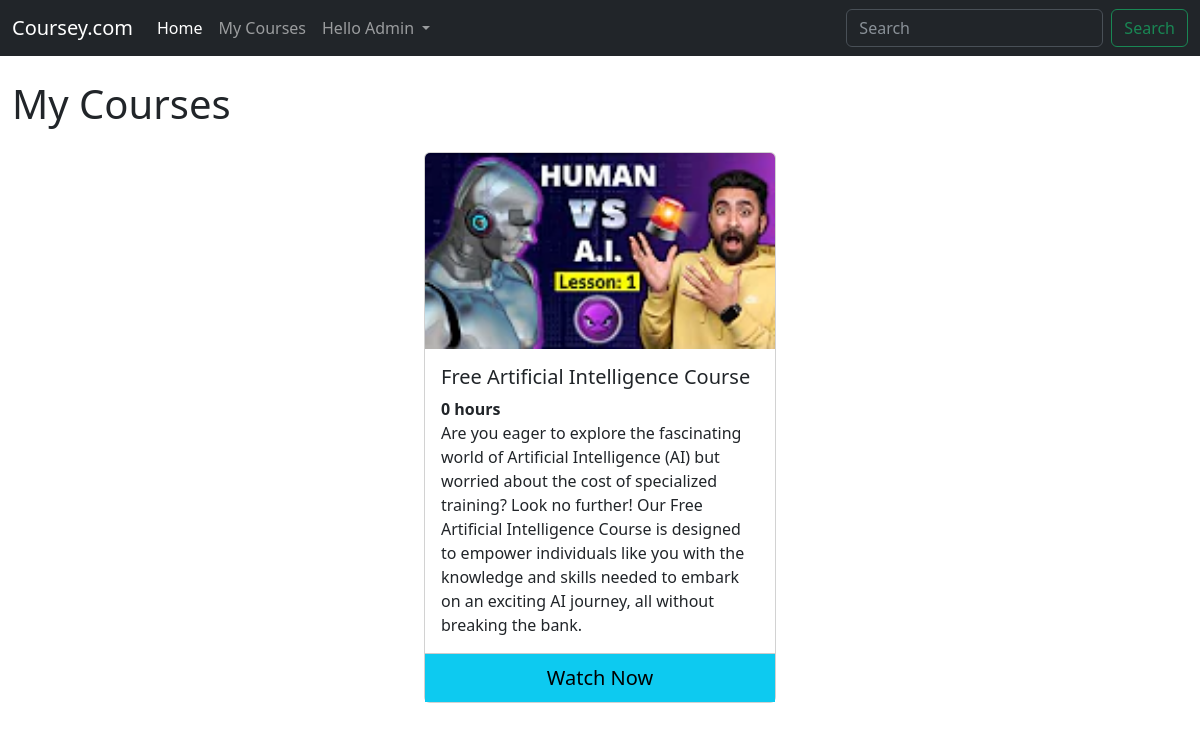
/myCourses/ (signed in), run on the app's committed database.
### home/models/course.py (models this page shows, shortened)
class Course(models.Model):
    name = models.CharField(max_length=500,blank=False,null=False)
    slug = models.SlugField(default='dfds')
    description = models.TextField(blank=False,null=False)
    price =models.IntegerField(blank=False,null=False,default=0)
    discount = models.IntegerField(default=0,blank=False,null=False)
    active = models.BooleanField(default=False)
    thumbnail = models.ImageField(blank=False,null=False,upload_to="files/thumbnails")
    date = models.DateTimeField(auto_now_add=True)
    resource = models.FileField(blank=False,null=False,upload_to="files/resources")
    length = models.IntegerField(default=0,null=False,blank=False)

### home/views/checkout.py (the view)
# urls.py: path('myCourses/',my_course,name="my_courses"),
@login_required
def my_course(request):
    return render(request,'home/my_courses.html',get_my_courses(request.user))

### home/views/checkout.py (called while the page is built)
def get_my_courses(user):
    user_courses = UserCourse.objects.filter(user=user)
    courses = [i.course for i in user_courses]
    return {'courses':courses}

### templates/home/my_courses.html (shortened to what this page needs)
{% extends 'home/base.html' %}
{% load coustom_tags %}
{% block body %}
<div class="container-fluid mt-4">
  <h1>My Courses</h1>
  <div class="mt-4 mb-4 d-flex justify-content-around flex-wrap">
    {% for course in courses %}
    <div class="card" style="width: 22rem;">
      <img src="{{course.thumbnail.url}}" class="card-img-top" alt="...">
      <div class="card-body">
        <h5 class="card-title">{{course.name}}</h5>
        <div class="fw-bold"> {{course.length}} hours</div>
        <p class="card-text p-0">{{course.description}}</p>
      </div>
      <div class='card-footer p-0'>
          <a href="/course/{{course.slug}}" class="btn btn-info btn-lg btn-block">
            Watch Now
          </a>
      </div>
    </div>
    {% endfor %}
  </div>
</div>
{% endblock body %}

### templates/home/base.html (shortened to what this page needs)
<!doctype html>
<html lang="en">
  <head>
    <link href="https://cdn.jsdelivr.net/npm/bootstrap@5.3.0-alpha2/dist/css/bootstrap.min.css" rel="stylesheet">
  </head>
  <body>
    <nav class="navbar navbar-expand-lg bg-dark" data-bs-theme="dark">
        <div class="container-fluid">
          <a class="navbar-brand" href="/">Coursey.com</a>
          <div class="collapse navbar-collapse" id="navbarSupportedContent">
            <ul class="navbar-nav me-auto mb-2 mb-lg-0">
              <li class="nav-item">
                <a class="nav-link active" aria-current="page" href="/">Home</a>
              </li>
              <li class="nav-item">
                <a class="nav-link" href="{% url 'my_courses' %}">My Courses</a>
              </li>
              {% if request.user.is_authenticated %}
              <li class="nav-item dropdown">
                <a class="nav-link dropdown-toggle" href="#" role="button" data-bs-toggle="dropdown" aria-expanded="false">
                  Hello {{request.user|title}}
                </a>
              </li>
              {% endif %}
            </ul>
            <form class="d-flex" role="search" action="/search">
              <input class="form-control me-2" type="search" placeholder="Search" aria-label="Search" name="search">
              <button class="btn btn-outline-success" type="submit" >Search</button>
            </form>
          </div>
        </div>
      </nav>
    {% block body %}
    {% endblock body %}
  </body>
</html>

### templates/home/my_courses.html (style rules this page uses)
.btn-block { display: block; border-radius: 0; }

### data on the page
Course: thumbnail (placeholder picture), name "Free Artificial Intelligence Course", length "0", description "Are you eager to explore the fascinating world of Artificial Intelligence (AI) but worried about the cost of specialized training? Look no further! Our Free Artificial Intelligence Course is designed to empower individuals like you with the knowledge and skills needed to embark on an exciting AI journey, all without breaking the bank."

### other printed values
{{ request.user|title }} "Admin"
